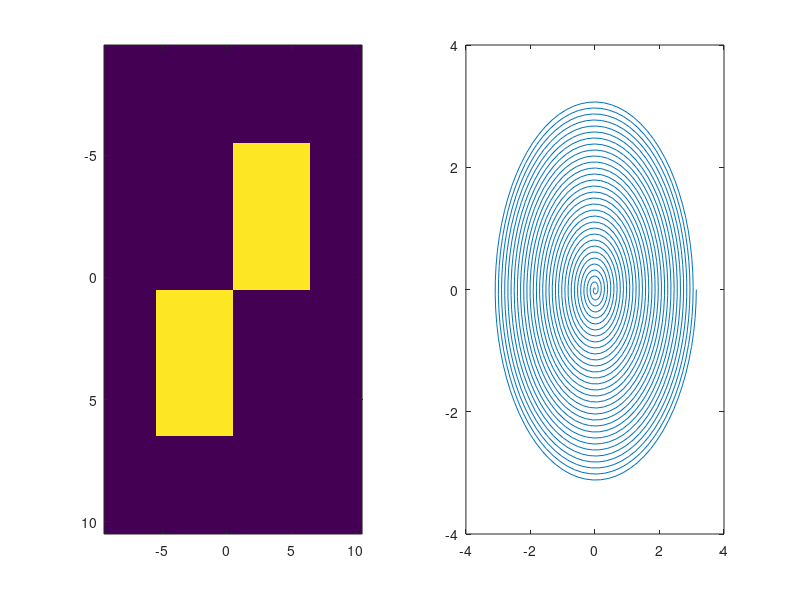
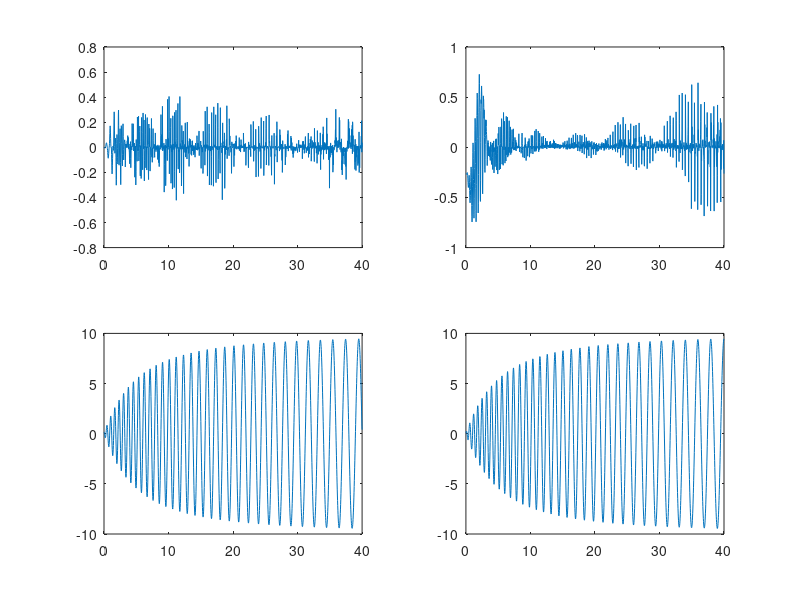

Recreate these plots in MATLAB, in order.


%constants
%N=6; n=4; dx=1.2; R=64; a=.2; Noverdet=2; tmax=20;
N=6; n=2; dx=1; R=32; a=.2; Noverdet=4; tmax=40;

%target magnetisation: n x n checkerboard with NxN submatrices
m=ones(N); M=zeros(N*n);
for i=1:n;for j=1:n
 if ( (mod(i,2) & ~mod(j,2))|(~mod(i,2) & mod(j,2)) )
  M([1:N]+(i-1)*N,[1:N]+(j-1)*N)=m;
 end
end,end
M0=zeros(n*(N+4));
M0(2*n+[1:n*N],2*n+[1:n*N])=M;
N=n*(N+4);
kmax=pi/dx;
x=dx*[-N/2+1:N/2]; y=dx*[-N/2+1:N/2];
[X,Y]=meshgrid(x,y);
X=X(:); Y=Y(:);
%k-space spiral with R turns
Nt=Noverdet*N^2; % => 2 times overdetermined inverse problem
t=[0:Nt-1]/(Nt-1);
T=t./(sqrt(a+(1-a)*t));
kx = (pi/dx)*T.*cos(T*2*pi*R);
ky = (pi/dx)*T.*sin(T*2*pi*R);

%plot results
figure(1)
 subplot(121),imagesc(x,y,M0)
 subplot(122),plot(kx,ky)
 size(M0,1)'
 pause(1)

%Fourier matrix, pseudo inverse, and B1 field solution
t=t*tmax; dt=t(2);
Gx = gradient(kx,dt);
Gy = gradient(ky,dt);
F = dt * sqrt(-1) * exp( 2 * sqrt(-1) * ( X*kx + Y*ky ) ) ;
size(F)'
P=pinv(F);
B=P*M0(:);

%plot results
figure(2)
 subplot(221),plot(t,real(B))
 subplot(222),plot(t,imag(B))
 subplot(223),plot(t,Gx)
 subplot(224),plot(t,Gy)

%write pulse shapes to binary file
%[dummy,Nt]=min(abs(t-0.3)); t=t(1:Nt); B=B(1:Nt); kx=kx(1:Nt);  ky=ky(1:Nt); 
f=fopen('2D_RfPulse.bin','wb');
 fwrite(f,Nt,'long');
 fwrite(f,[t(:) abs(B) angle(B)]','double');
fclose(f);
f=fopen('Spiral_GxPulse.bin','wb');
 fwrite(f,Nt,'long');
 fwrite(f,[t(:) Gx(:)]','double');
fclose(f);
f=fopen('Spiral_GyPulse.bin','wb');
 fwrite(f,Nt,'long');
 fwrite(f,[t(:) Gy(:)]','double');
fclose(f);

